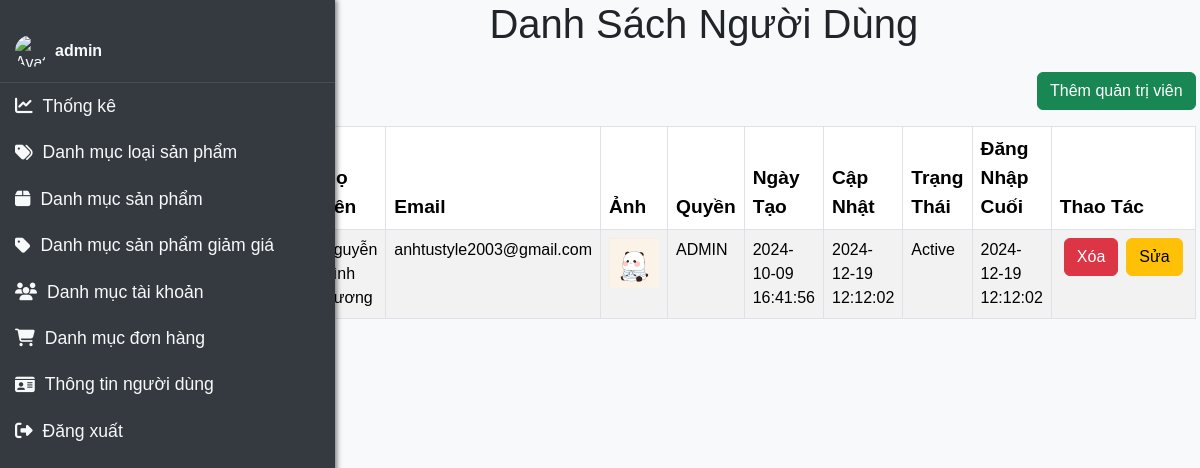
Page /Admin/Pages/list_user.php (signed in) on the committed database.
### tables this page shows
CREATE TABLE `user` (
  `user_id` int(11) NOT NULL,
  `username` varchar(25) NOT NULL,
  `name` varchar(150) NOT NULL,
  `password` varchar(255) NOT NULL,
  `email` varchar(255) DEFAULT NULL,
  `role` tinyint(1) NOT NULL DEFAULT 0,
  `avatar` varchar(255) DEFAULT NULL,
  `created_at` timestamp NOT NULL DEFAULT current_timestamp(),
  `updated_at` timestamp NOT NULL DEFAULT current_timestamp() ON UPDATE current_timestamp(),
  `status` tinyint(1) NOT NULL DEFAULT 1,
  `last_login` timestamp NULL DEFAULT NULL
);

### Admin/Pages/list_user.php (the view, shortened to what this page needs)
<?php
include('./admin_website.php');
include('../../connect_SQL/connect.php');
$page = isset($_GET['page']) ? (int)$_GET['page'] : 1;
$limit = 10;
$offset = ($page - 1) * $limit;
$sqlUsers = "SELECT * FROM user LIMIT ? OFFSET ?";
$stmt = $connect->prepare($sqlUsers);
$stmt->bind_param("ii", $limit, $offset);
$stmt->execute();
$resultUsers = $stmt->get_result();
$danhsachUsers = [];
while ($row = $resultUsers->fetch_assoc()) {
    $danhsachUsers[] = array(
        'user_id' => (int) $row['user_id'],
        'username' => htmlspecialchars($row['username']),
        'name' => htmlspecialchars($row['name']),
        'email' => htmlspecialchars($row['email']),
        'avatar' => htmlspecialchars($row['avatar']),
        'role' => (int) $row['role'],
        'created_at' => htmlspecialchars($row['created_at']),
        'updated_at' => htmlspecialchars($row['updated_at']),
        'status' => (int) $row['status'],
        'last_login' => htmlspecialchars($row['last_login']),
    );
}
?>
<div class="container">
    <h1 class="text-center mb-4">Danh Sách Người Dùng</h1>
    <div class="text-end mb-3">
        <button type="button" class="btn btn-success" data-bs-toggle="modal" data-bs-target="#AddUser">
            Thêm quản trị viên
        </button>
    </div>
    <table id="danhsach" class="table table-striped table-bordered table-hover">
        <thead>
            <tr style="font-size: larger;">
                <th>ID</th>
                <th>Tên Đăng Nhập</th>
                <th>Họ Tên</th>
                <th>Email</th>
                <th>Ảnh</th>
                <th>Quyền</th>
                <th>Ngày Tạo</th>
                <th>Cập Nhật</th>
                <th>Trạng Thái</th>
                <th>Đăng Nhập Cuối</th>
                <th>Thao Tác</th>
            </tr>
        </thead>
        <tbody>
            <?php
            foreach ($danhsachUsers as $user) {
                $imgPath = '../../Assets/img/Users/' . htmlspecialchars($user['avatar']);
                if (!file_exists($imgPath) || empty($user['avatar'])) {
                    $imgPath = '../../Assets/img/index/avatar-dep-119.jpg';
                }
                echo "<tr>
                    <td>{$user['user_id']}</td>
                    <td>{$user['username']}</td>
                    <td>{$user['name']}</td>
                    <td>{$user['email']}</td>
                    <td><img src='{$imgPath}' alt='Avatar' style='max-height: 50px; width: auto;'></td>
                    <td>" . ($user['role'] === 1 ? 'ADMIN' : 'USER') . "</td>
                    <td>{$user['created_at']}</td>
                    <td>{$user['updated_at']}</td>
                    <td>" . ($user['status'] === 1 ? 'Active' : 'Inactive') . "</td>
                    <td>{$user['last_login']}</td>
                    <td>
                        <div class='d-flex justify-content-center'>
                            <a href='../Includes/BE/delete_SQL.php?key=user_id&table=user&datakey=" . urlencode($user['user_id']) . "' class='btn btn-danger mx-1'>Xóa</a>
                            <a href='form_users.php?datakey=" . urlencode($user['user_id']) . "' class='btn btn-warning mx-1'>Sửa</a>
                        </div>
                    </td>
                </tr>";
            }
            ?>
        </tbody>
    </table>
</div>

### Admin/Includes/FE/menu.php (style rules this page uses)
body { font-family: 'Arial', sans-serif; background-color: #f8f9fa; display: flex; margin: 0; transition: margin-left 0.3s; }

### rows in the picture
user: name "Nguyễn Bình Dương", email "anhtustyle2003@gmail.com", role "ADMIN", created_at "2024-10-09 16:41:56", updated_at "2024-12-19 12:12:02", status "Active", last_login "2024-12-19 12:12:02"

### other values in the picture
$_SESSION['username'] "admin"
